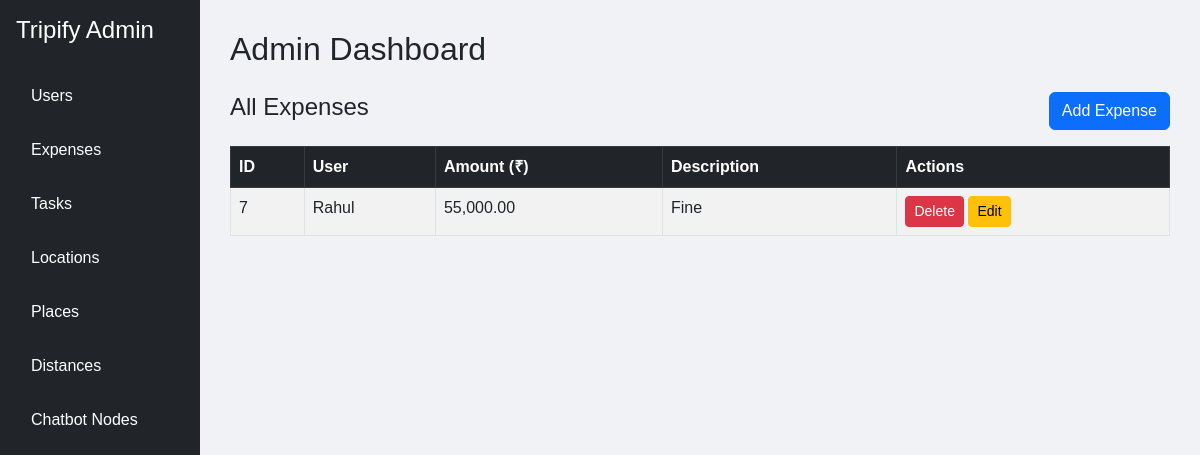
The page /admin/index.php?page=expenses on the database as committed earlier.
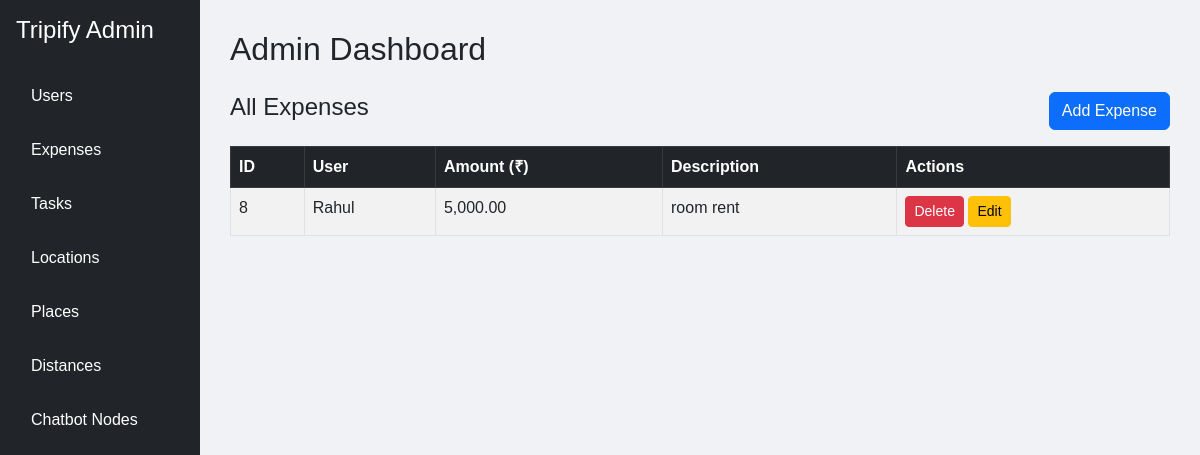
The same page on the database as committed later.
### tables this page shows
CREATE TABLE `expenses` (
  `id` int NOT NULL AUTO_INCREMENT,
  `user_id` int NOT NULL,
  `amount` decimal(10,2) NOT NULL,
  `description` varchar(255) DEFAULT NULL,
  `created_at` timestamp NULL DEFAULT CURRENT_TIMESTAMP,
  PRIMARY KEY (`id`),
  KEY `user_id` (`user_id`),
  CONSTRAINT `expenses_ibfk_1` FOREIGN KEY (`user_id`) REFERENCES `users` (`id`) ON DELETE CASCADE
);

CREATE TABLE `users` (
  `id` int NOT NULL AUTO_INCREMENT,
  `username` varchar(50) NOT NULL,
  `email` varchar(100) NOT NULL,
  `password` varchar(255) NOT NULL,
  `created_at` timestamp NULL DEFAULT CURRENT_TIMESTAMP,
  PRIMARY KEY (`id`),
  UNIQUE KEY `username` (`username`),
  UNIQUE KEY `email` (`email`)
);

### admin/expenses.php (the view, shortened to what this page needs)
<?php
require_once '../includes/db.php';
$expenses = $pdo->query("SELECT expenses.*, users.username FROM expenses JOIN users ON expenses.user_id = users.id ORDER BY expenses.id DESC")
                ->fetchAll(PDO::FETCH_ASSOC);
?>
<div class="d-flex justify-content-between align-items-center mb-3">
  <h4>All Expenses</h4>
  <button class="btn btn-primary" data-bs-toggle="modal" data-bs-target="#addExpenseModal">Add Expense</button>
</div>
<table class="table table-bordered table-striped">
  <thead class="table-dark">
    <tr>
      <th>ID</th>
      <th>User</th>
      <th>Amount (₹)</th>
      <th>Description</th>
      <th>Actions</th>
    </tr>
  </thead>
  <tbody>
    <?php foreach ($expenses as $exp): ?>
      <tr>
        <td><?= $exp['id'] ?></td>
        <td><?= htmlspecialchars($exp['username']) ?></td>
        <td><?= number_format($exp['amount'], 2) ?></td>
        <td><?= htmlspecialchars($exp['description']) ?></td>
        <td>
          <a href="?page=expenses&delete=<?= $exp['id'] ?>" class="btn btn-sm btn-danger" onclick="return confirm('Delete this expense?')">Delete</a>
          <button class="btn btn-sm btn-warning" data-bs-toggle="modal" data-bs-target="#editExpenseModal<?= $exp['id'] ?>">Edit</button>
        </td>
      </tr>
    <?php endforeach; ?>
  </tbody>
</table>

### admin/index.php (shortened to what this page needs)
<!DOCTYPE html>
<html lang="en">
<head>
  <link rel="stylesheet" href="https://cdn.jsdelivr.net/npm/bootstrap@5.3.0/dist/css/bootstrap.min.css">
</head>
<body>
  <div class="container-fluid">
    <div class="row">
      <nav class="col-md-2 sidebar d-flex flex-column p-3">
        <h4 class="text-white mb-4">Tripify Admin</h4>
        <a href="?page=users">Users</a>
        <a href="?page=expenses">Expenses</a>
        <a href="?page=tasks">Tasks</a>
        <a href="?page=locations">Locations</a>
        <a href="?page=places">Places</a>
        <a href="?page=distances">Distances</a>
        <a href="?page=chatbot">Chatbot Nodes</a>
      </nav>
      <main class="col-md-10 content">
        <h2 class="mb-4">Admin Dashboard</h2>
        <?php
          $page = $_GET['page'] ?? 'dashboard';
          $pagePath = __DIR__ . "/{$page}.php";
          if (file_exists($pagePath)) {
            include $pagePath;
          } else {
            echo "<p>Welcome to the Tripify admin panel. Select a module from the sidebar to begin managing your application.</p>";
          }
        ?>
      </main>
    </div>
  </div>
</body>
</html>

### admin/index.php (style rules this page uses)
body { font-family: 'Poppins', sans-serif; background-color: #f0f2f5; }
.sidebar { height: 100vh; background-color: #212529; color: white; }
.sidebar a { color: white; display: block; padding: 15px; text-decoration: none; transition: 0.3s; }
.content { padding: 30px; }

Rows that differ between the two databases and show on the page:
removed expenses: id "7", user.username "Rahul", amount "55,000.00", description "Fine"
added expenses: id "8", user.username "Rahul", amount "5,000.00", description "room rent"
